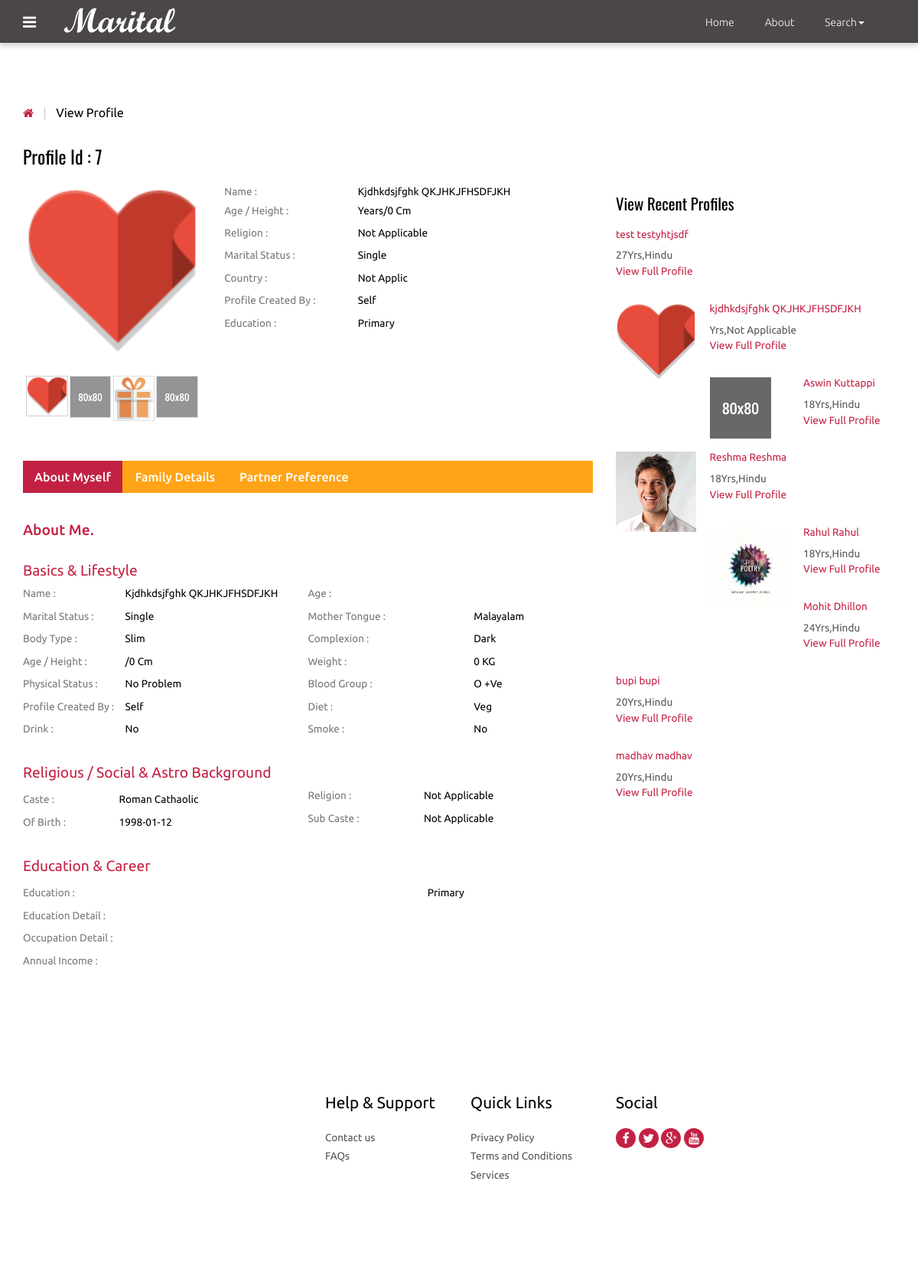
/view_profile.php?id=7 (signed in), run on the app's committed database.
### tables this page shows
CREATE TABLE `photos` (
  `id` int(10) NOT NULL AUTO_INCREMENT,
  `cust_id` int(10) NOT NULL,
  `pic1` varchar(25) NOT NULL,
  `pic2` varchar(40) NOT NULL,
  `pic3` varchar(40) NOT NULL,
  `pic4` varchar(40) NOT NULL,
  PRIMARY KEY (`id`),
  UNIQUE KEY `cust_id` (`cust_id`)
);

CREATE TABLE `customer` (
  `id` int(10) NOT NULL AUTO_INCREMENT,
  `cust_id` int(5) NOT NULL,
  `email` varchar(60) NOT NULL,
  `age` varchar(10) NOT NULL,
  `height` int(10) NOT NULL,
  `sex` varchar(6) NOT NULL,
  `religion` varchar(20) NOT NULL,
  `caste` varchar(20) NOT NULL,
  `subcaste` varchar(20) NOT NULL,
  `district` varchar(20) NOT NULL,
  `state` varchar(20) NOT NULL,
  `country` varchar(10) NOT NULL,
  `maritalstatus` varchar(20) NOT NULL,
  `profilecreatedby` varchar(20) NOT NULL,
  `education` text NOT NULL,
  `education_sub` text NOT NULL,
  `firstname` text NOT NULL,
  `lastname` text NOT NULL,
  `body_type` text NOT NULL,
  `physical_status` text NOT NULL,
  `drink` varchar(8) NOT NULL,
  `mothertounge` text NOT NULL,
  `colour` varchar(20) NOT NULL,
  `weight` int(5) NOT NULL,
  `blood_group` varchar(5) NOT NULL,
  `diet` varchar(8) NOT NULL,
  `smoke` varchar(8) NOT NULL,
  `dateofbirth` date NOT NULL,
  `occupation` text NOT NULL,
  `occupation_descr` text NOT NULL,
  `annual_income` varchar(20) NOT NULL,
  `fathers_occupation` varchar(20) NOT NULL,
  `mothers_occupation` varchar(20) NOT NULL,
  `no_bro` int(5) NOT NULL,
  `no_sis` int(5) NOT NULL,
  `aboutme` text NOT NULL,
  `profilecreationdate` date NOT NULL,
  PRIMARY KEY (`id`)
);

### functions.php (called while the page is built, shortened)
<?php
function mysqlexec($sql){
	$host="localhost";
	$username="root";
	$password="Aditi@2000";
	$db_name="moon";
$conn=mysqli_connect("$host", "$username", "$password")or die("cannot connect");
mysqli_select_db($conn,"$db_name")or die("cannot select DB");
if($result = mysqli_query($conn, $sql)){
	return $result;
}
else{
	echo mysqli_error($conn);
}
}
?>

### view_profile.php (the view, shortened to what this page needs)
<?php include_once("functions.php"); ?>
<?php
$id=$_GET['id'];
$profileid=$id;
$sql="SELECT * FROM customer WHERE cust_id = $id";
$result = mysqlexec($sql);
if($result){
$row=mysqli_fetch_assoc($result);
	$fname=$row['firstname'];
	$lname=$row['lastname'];
	$dob=$row['dateofbirth'];
	$religion=$row['religion'];
	$caste = $row['caste'];
	$subcaste=$row['subcaste'];
	$country = $row['country'];
	$age=$row['age'];
	$maritalstatus=$row['maritalstatus'];
	$profileby=$row['profilecreatedby'];
	$education=$row['education'];
	$edudescr=$row['education_sub'];
	$bodytype=$row['body_type'];
	$physicalstatus=$row['physical_status'];
	$drink=$row['drink'];
	$smoke=$row['smoke'];
	$mothertounge=$row['mothertounge'];
	$bloodgroup=$row['blood_group'];
	$weight=$row['weight'];
	$height=$row['height'];
	$colour=$row['colour'];
	$diet=$row['diet'];
	$occupationdescr=$row['occupation_descr'];
	$income=$row['annual_income'];
	$pic1="";
$sql2="SELECT * FROM photos WHERE cust_id = $profileid";
$result2 = mysqlexec($sql2);
if($result2){
	$row2=mysqli_fetch_array($result2);
	$pic1=$row2['pic1'];
}
}else{
	echo "<script>alert(\"Invalid Profile ID\")</script>";
}
?>
<!DOCTYPE HTML>
<html>
<head>
<link href="css/bootstrap-3.1.1.min.css" rel='stylesheet' type='text/css' />
<link href="css/style.css" rel='stylesheet' type='text/css' />
<link href="css/font-awesome.css" rel="stylesheet">
</head>
<body>
 <?php include_once("includes/navigation.php");?>
<div class="grid_3">
  <div class="container">
   <div class="breadcrumb1">
     <ul>
        <a href="index.php"><i class="fa fa-home home_1"></i></a>
        <span class="divider">&nbsp;|&nbsp;</span>
        <li class="current-page">View Profile</li>
     </ul>
   </div>
   <div class="profile">
   	 <div class="col-md-8 profile_left">
   	 	<h2>Profile Id : <?php echo $profileid;?></h2>
   	 	<div class="col_3">
   	        <div class="col-sm-4 row_2">
				<div class="flexslider">
					 <ul class="slides">
						<li data-thumb="profile/<?php echo $profileid;?>/<?php echo $pic1;?>">
							<img src="profile/<?php echo $profileid;?>/<?php echo $pic1;?>" />
						</li>
					 </ul>
				  </div>
			</div>
			<div class="col-sm-8 row_1">
				<table class="table_working_hours">
		        	<tbody>
		        		<tr class="opened_1">
							<td class="day_label">Name :</td>
							<td class="day_value"><?php echo $fname . " " .$lname; ?></td>
						</tr><tr class="opened_1">
							<td class="day_label">Age / Height :</td>
							<td class="day_value"><?php echo $age . " Years"; ?>/<?php echo $height . " Cm";?> </td>
						</tr>
					  	<tr class="opened">
							<td class="day_label">Religion :</td>
							<td class="day_value"><?php echo $religion;?></td>
						</tr>
					    <tr class="opened">
							<td class="day_label">Marital Status :</td>
							<td class="day_value"><?php echo $maritalstatus;?></td>
						</tr>
					    <tr class="opened">
							<td class="day_label">Country :</td>
							<td class="day_value"><?php echo $country;?></td>
						</tr>
					    <tr class="closed">
							<td class="day_label">Profile Created by :</td>
							<td class="day_value closed"><span><?php echo $profileby;?></span></td>
						</tr>
					    <tr class="closed">
							<td class="day_label">Education :</td>
							<td class="day_value closed"><span><?php echo $education;?></span></td>
						</tr>
				    </tbody>
				</table>
				</div>
			<div class="clearfix"> </div>
		</div>
		<div class="col_4">
		    <div class="bs-example bs-example-tabs" role="tabpanel" data-example-id="togglable-tabs">
			   <ul id="myTab" class="nav nav-tabs nav-tabs1" role="tablist">
				  <li role="presentation" class="active"><a href="#home" id="home-tab" role="tab" data-toggle="tab" aria-controls="home" aria-expanded="true">About Myself</a></li>
				  <li role="presentation"><a href="#profile" role="tab" id="profile-tab" data-toggle="tab" aria-controls="profile">Family Details</a></li>
				  <li role="presentation"><a href="#profile1" role="tab" id="profile-tab1" data-toggle="tab" aria-controls="profile1">Partner Preference</a></li>
			   </ul>
			   <div id="myTabContent" class="tab-content">
				  <div role="tabpanel" class="tab-pane fade in active" id="home" aria-labelledby="home-tab">
				    <div class="tab_box">
				    	<h1>About Me.</h1>
				    </div>
				    <div class="basic_1">
				    	<h3>Basics &amp; Lifestyle</h3>
				    	<div class="col-md-6 basic_1-left">
				    	  <table class="table_working_hours">
				        	<tbody>
				        		<tr class="opened_1">
									<td class="day_label">Name :</td>
									<td class="day_value"><?php echo $fname . " " .$lname; ?></td>
								</tr>
							    <tr class="opened">
									<td class="day_label">Marital Status :</td>
									<td class="day_value"><?php echo $maritalstatus;?></td>
								</tr>
							    <tr class="opened">
									<td class="day_label">Body Type :</td>
									<td class="day_value"><?php echo $bodytype;?></td>
								</tr>
							    <tr class="opened">
									<td class="day_label">Age / Height :</td>
									<td class="day_value"><?php echo $age; ?>/<?php echo $height;?> cm</td>
								</tr>
							    <tr class="opened">
									<td class="day_label">Physical Status :</td>
									<td class="day_value closed"><span><?php echo $physicalstatus;?></span></td>
								</tr>
							    <tr class="opened">
									<td class="day_label">Profile Created by :</td>
									<td class="day_value closed"><span><?php echo $profileby;?></span></td>
								</tr>
								<tr class="opened">
									<td class="day_label">Drink :</td>
									<td class="day_value closed"><span><?php echo $drink;?></span></td>
								</tr>
						    </tbody>
				          </table>
				         </div>
				         <div class="col-md-6 basic_1-left">
				          <table class="table_working_hours">
				        	<tbody>
				        		<tr class="opened_1">
									<td class="day_label">Age :</td>
									<td class="day_value"><?php echo $age;?></td>
								</tr>
							    <tr class="opened">
									<td class="day_label">Mother Tongue :</td>
									<td class="day_value"><?php echo $mothertounge;?></td>
								</tr>
							    <tr class="opened">
									<td class="day_label">Complexion :</td>
									<td class="day_value"><?php echo $colour;?></td>
								</tr>
							    <tr class="opened">
									<td class="day_label">Weight :</td>
									<td class="day_value"><?php echo $weight;?> KG</td>
								</tr>
							    <tr class="opened">
									<td class="day_label">Blood Group :</td>
									<td class="day_value"><?php echo $bloodgroup;?></td>
								</tr>
							    <tr class="closed">
									<td class="day_label">Diet :</td>
									<td class="day_value closed"><span><?php echo $diet;?></span></td>
								</tr>
							    <tr class="closed">
									<td class="day_label">Smoke :</td>
									<td class="day_value closed"><span><?php echo $smoke;?></span></td>
								</tr>
						    </tbody>
				        </table>
				        </div>
				        <div class="clearfix"> </div>
				    </div>
				    <div class="basic_1">
				    	<h3>Religious / Social & Astro Background</h3>
				    	<div class="col-md-6 basic_1-left">
				    	  <table class="table_working_hours">
				        	<tbody>
				        		<tr class="opened">
									<td class="day_label">Caste :</td>
									<td class="day_value"><?php echo $caste;?></td>
								</tr>
							    <tr class="opened">
									<td class="day_label">
 of Birth :</td>
									<td class="day_value closed"><span><?php echo $dob;?></span></td>
								</tr>
							</tbody>
				          </table>
				         </div>
				         <div class="col-md-6 basic_1-left">
				          <table class="table_working_hours">
				        	<tbody>
				        		<tr class="opened_1">
									<td class="day_label">Religion :</td>
									<td class="day_value"><?php echo $religion;?></td>
								</tr>
							    <tr class="opened">
									<td class="day_label">Sub Caste :</td>
									<td class="day_value"><?php echo $subcaste;?></td>
								</tr>
							</tbody>
				        </table>
				        </div>
				        <div class="clearfix"> </div>
				    </div>
				    <div class="basic_1 basic_2">
				    	<h3>Education & Career</h3>
				    	<div class="basic_1-left">
				    	  <table class="table_working_hours">
				        	<tbody>
				        		<tr class="opened">
									<td class="day_label">Education   :</td>
									<td class="day_value"><?php echo $education;?></td>
								</tr>
				        		<tr class="opened">
									<td class="day_label">Education Detail :</td>
									<td class="day_value"><?php echo $edudescr;?></td>
								</tr>
							    <tr class="opened">
									<td class="day_label">Occupation Detail :</td>
									<td class="day_value closed"><span><?php echo $occupationdescr;?></span></td>
								</tr>
							    <tr class="opened">
									<td class="day_label">Annual Income :</td>
									<td class="day_value closed"><span><?php echo $income;?></span></td>
								</tr>
							 </tbody>
				          </table>
				         </div>
				    </div>
				  </div>
		     </div>
		  </div>
	   </div>
   	 </div>
     <div class="col-md-4 profile_right">
        <div class="view_profile view_profile2">
        	<h3>View Recent Profiles</h3>
    <?php
     $sql="SELECT * FROM customer ORDER BY profilecreationdate ASC";
      $result=mysqlexec($sql);
      while($row=mysqli_fetch_assoc($result)){
            $profid=$row['cust_id'];
          $sql="SELECT * FROM photos WHERE cust_id=$profid";
          $result2=mysqlexec($sql);
          $photo=mysqli_fetch_assoc($result2);
          $pic=$photo['pic1'];
          echo "<ul class=\"profile_item\">";
            echo"<a href=\"view_profile.php?id={$profid}\">";
              echo "<li class=\"profile_item-img\"><img src=\"profile/". $profid."/".$pic ."\"" . "class=\"img-responsive\" alt=\"\"/></li>";
               echo "<li class=\"profile_item-desc\">";
                  echo "<h4>" . $row['firstname'] . " " . $row['lastname'] . "</h4>";
                  echo "<p>" . $row['age']. "Yrs," . $row['religion'] . "</p>";
                  echo "<h5>" . "View Full Profile" . "</h5>";
               echo "</li>";
      echo "</a>";
      echo "</ul>";
      }
     ?>
</div>
        </div>
       <div class="clearfix"> </div>
    </div>
  </div>
</div>
<?php include_once("footer.php");?>
<link rel="stylesheet" href="css/flexslider.css" type="text/css" media="screen" />
</body>
</html>

### css/style.css (style rules this page uses)
h4, h5, h6, h1, h2, h3 { margin-top: 0; }
ul, ol { margin: 0; }
p { margin: 0; }
html, body { font-family: 'Ubuntu', sans-serif; font-size: 100%; background:#fff; }
body a { transition:0.5s all; -webkit-transition:0.5s all; -moz-transition:0.5s all; -o-transition:0.5s all; -ms-transition:0.5s all; }
.nav-tabs > li > a, .nav-tabs > li > a:hover, .nav-tabs > li > a:focus, .nav-tabs > li.active > a, .nav-tabs > li.active > a:hover, .nav-tabs > li.active > a:focus { border: none; border-radius: 0; }
.breadcrumb1 { margin-bottom:2em; }
.breadcrumb1 ul { padding:0; margin:0; list-style:none; }
.breadcrumb1 li { position: relative; margin-right: 10px; padding-right: 10px; display: inline-block; color:#000; font-size:1em; }
i.home_1 { color:#c32143; font-size:15px; }
span.divider { padding: 0 5px; color: #ccc; }
.col-md-8.profile_left { padding-left: 0; }
.col-sm-4.row_2 { padding-left: 0; }
.profile_left h2 { color:#000; font-size:1.5em; margin-bottom:1em; font-family: 'Oswald', sans-serif; }
table.table_working_hours { width: 100%; }
.table_working_hours tr { border: 0; }
td.day_label { color: #777; padding:5px 0; }
.table_working_hours tr { color: #000; font-size: 0.85em; text-transform: capitalize; }
.table_working_hours tr.opened_1 td { padding: 0 0 5px; }
.col_3 { margin-bottom:3em; }
.nav-tabs1 { display: inline-block; border-bottom: none; font-weight: 500; background-color:#ffa417; width: 100%; padding: 0; margin-bottom: 2em; }
.nav-tabs1>li.active>a, .nav-tabs1>li.active>a:focus, .nav-tabs1>li.active>a:hover { color: #fff; background-color:#c32143; border:none; }
.nav-tabs1>li { margin-bottom:0; }
a#profile-tab, a#home-tab, a#profile-tab1 { color: #fff; }
.grid_3 { padding:5em 0; }
.tab_box { margin-bottom: 2em; }
.tab_box h1 { color:#c32143; font-size:1.2em; }
.basic_1-left { padding-left:0; }
.basic_1 { margin-bottom: 2em; }
.basic_1 h3 { color: #c32143; font-size: 1.2em; }
.basic_2 { margin-bottom:0; }
ul.profile_item { padding:0; margin:0 0 1.5em 0; list-style:none; }
ul.profile_item li.profile_item-img { width:30%; float:left; margin-right: 5%; }
.view_profile h3 { font-size:1.3em; color:#000; margin-bottom: 1em; font-family: 'Oswald', sans-serif; }
ul.profile_item li.profile_item-desc h4, ul.profile_item li.profile_item-desc h5 { color:#c32143; font-size:0.85em; }
ul.profile_item li.profile_item-desc { overflow:hidden; }
ul.profile_item li.profile_item-desc p { color:#555; font-size:0.85em; line-height:1.5em; margin-bottom: 3px; }
.view_profile2 { margin:4em 0 0 0; }
ul { padding: 0; list-style: none; }
.headings h1, h2,h3,h4,h5,h6 { font-weight:400; }

### css/flexslider.css (style rules this page uses)
.slides, .slides > li, .flex-control-nav, .flex-direction-nav { margin: 0; padding: 0; list-style: none; }
.flexslider { margin: 0; padding: 0; }
.flexslider .slides > li { display: none; -webkit-backface-visibility: hidden; }
.flexslider .slides img { width: 100%; display: block; }
.flexslider .slides:after { content: "\0020"; display: block; clear: both; visibility: hidden; line-height: 0; height: 0; }
.flexslider { background: #ffffff; border: 4px solid #ffffff; position: relative; zoom: 1; }
.flexslider .slides { zoom: 1; }
.flexslider .slides img { height: auto; }

### data on the page
photos: pic1 (picture)
customer: firstname "Kjdhkdsjfghk", lastname "QKJHKJFHSDFJKH", height "0", religion "Not Applicable", maritalstatus "Single", country "Not Applic", profilecreatedby "Self", education "Primary", body_type "Slim", physical_status "No Problem", drink "No", mothertounge "Malayalam", colour "Dark", weight "0", blood_group "O +ve", diet "Veg", smoke "No", caste "Roman Cathaolic", dateofbirth "1998-01-12", subcaste "Not Applicable", photos.pic1 (picture), firstname "kjdhkdsjfghk"
customer: firstname "test", lastname "testyhtjsdf", age "27", religion "Hindu"
customer: photos.pic1 (picture), firstname "Aswin", lastname "Kuttappi", age "18", religion "Hindu"
customer: photos.pic1 (picture), firstname "Reshma", lastname "Reshma", age "18", religion "Hindu"
customer: photos.pic1 (picture), firstname "Rahul", lastname "Rahul", age "18", religion "Hindu"
customer: firstname "Mohit", lastname "Dhillon", age "24", religion "Hindu"
customer: firstname "bupi", lastname "bupi", age "20", religion "Hindu"
customer: firstname "madhav", lastname "madhav", age "20", religion "Hindu"

### other printed values
$profileid "7"
